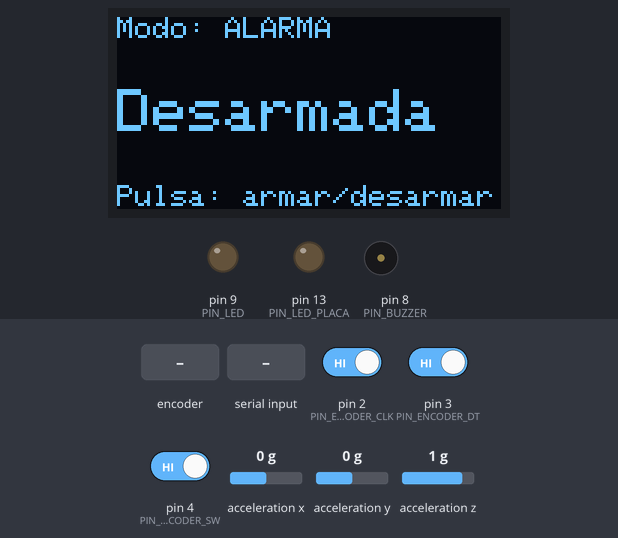
Bench run of a sketch on a simulated Arduino Mega 2560, built with avr-gcc and run on an emulated ATmega2560. Parts: 128×64 one-colour display, output pins drawn as LEDs (lit = HIGH), buzzer (waves = sounding). Wiring (inferred from the names in the program): MPU-6050 motion sensor at I2C address 0x68. Dashed ring = blinking. The test bench sets the inputs (shaded band); at power-on: pin 4 (PIN_ENCODER_SW) HIGH, acceleration x 0 g, pin 2 (PIN_ENCODER_CLK) HIGH, pin 3 (PIN_ENCODER_DT) HIGH, acceleration y 0 g, acceleration z 1 g. What the sketch prints to the serial monitor is not drawn.

Above: at 1.2 s.
1.3 s: rotary encoder on pin 2 (PIN_ENCODER_CLK) / pin 3 (PIN_ENCODER_DT) turned 3 steps (first pin leading)
At 1.64 s:
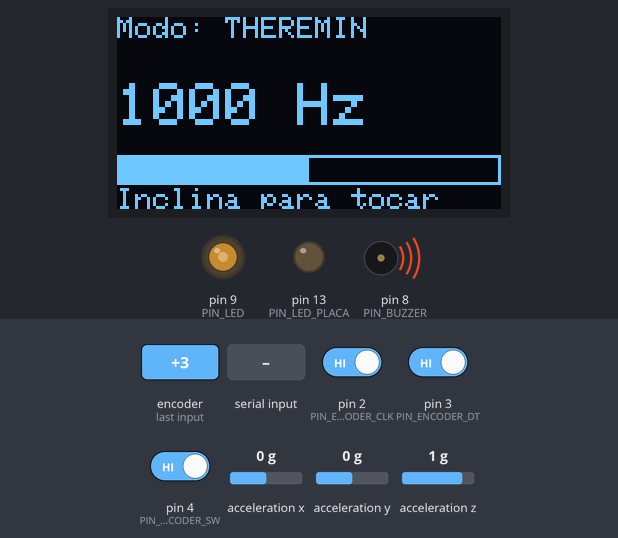
3.4 s: pin 4 (PIN_ENCODER_SW) driven LOW
At 4.06 s:
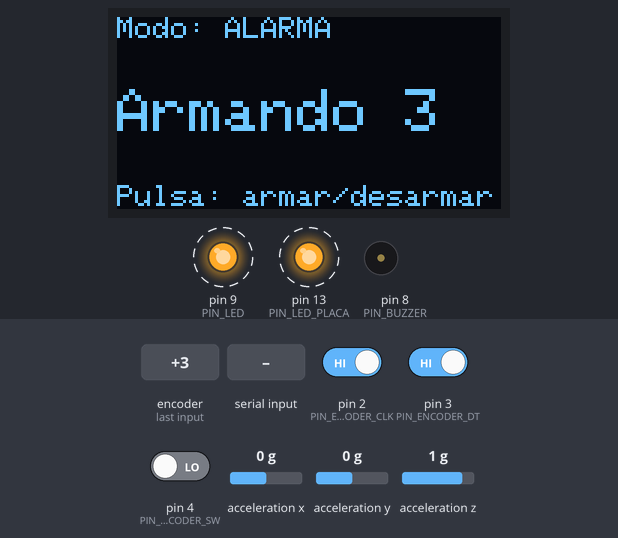
5.4 s: rotary encoder on pin 2 (PIN_ENCODER_CLK) / pin 3 (PIN_ENCODER_DT) turned 2 steps (second pin leading)
At 6.9 s:
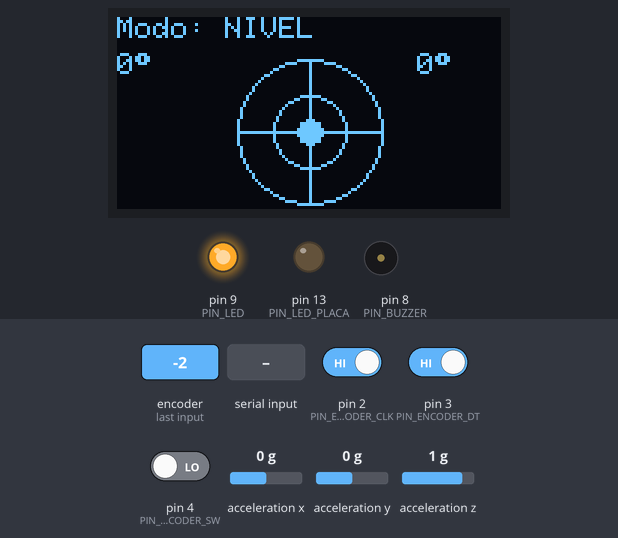
7.3 s: acceleration x set to -1.4 g
At 8.2 s:
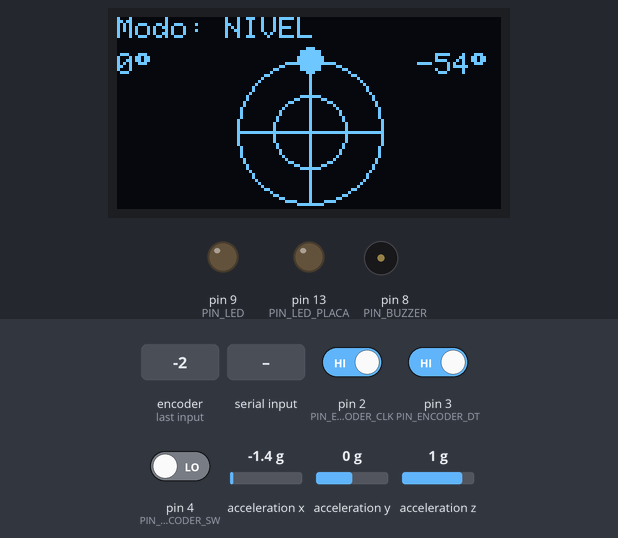
8.8 s: rotary encoder on pin 2 (PIN_ENCODER_CLK) / pin 3 (PIN_ENCODER_DT) turned 2 steps (second pin leading)
At 9.9 s:
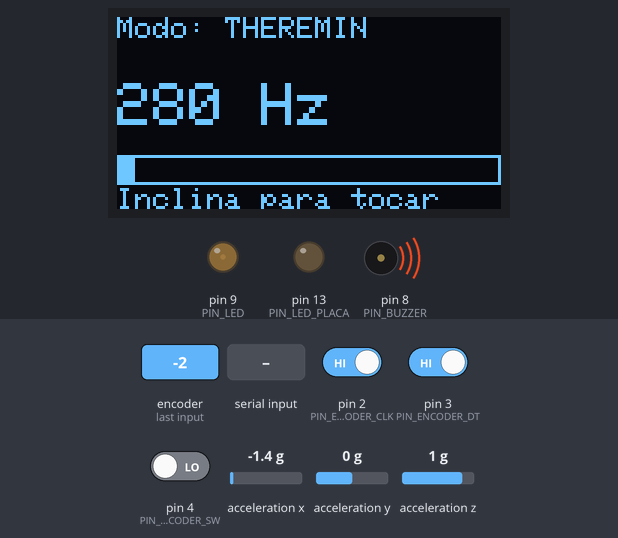
10.7 s: "P90\n" received over Serial
At 11.4 s:
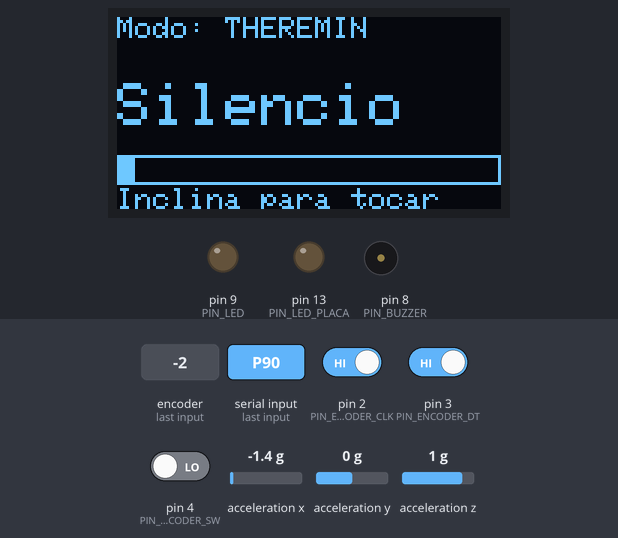
Timing chart, 0 to 13.2 s (numbered marks = the images above; inputs shaded):
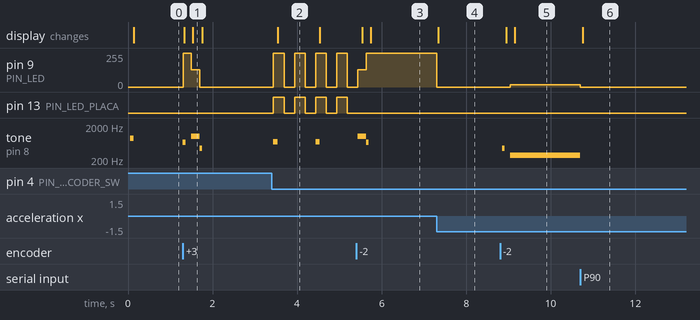

Measured:
- after the input at 1.3 s, pin 9 (PIN_LED): 0/255 → 255/255 at once, → 130/255 0.20 s later, → 0/255 0.20 s later; tone on pin 8 (PIN_BUZZER): plays 660 Hz for 0.06 s, 1000 Hz for 0.20 s, 440 Hz for 0.06 s, starting at once; the display: first changes at once (image 1 shows a later state)
- after the input at 3.4 s, pin 9 (PIN_LED): alternates 255/255 for 0.25 s and 0/255 for 0.25 s, starting at once; pin 13 (PIN_LED_PLACA): alternates HIGH for 0.25 s and LOW for 0.25 s, starting at once; tone on pin 8 (PIN_BUZZER): alternates 700 Hz for 0.10 s and silent for 0.90 s, starting at once; the display: changes after 0.14 s (image 2)
- after the input at 5.4 s, pin 13 (PIN_LED_PLACA): stops changing and stays LOW; the display: first changes after 0.14 s (image 3 shows a later state)
- after the input at 7.3 s, pin 9 (PIN_LED): 255/255 → 0/255 at once; the display: changes at once (image 4)
- after the input at 8.8 s, pin 9 (PIN_LED): 0/255 → 17/255 after 0.25 s; tone on pin 8 (PIN_BUZZER): silent → 440 Hz after 0.05 s, → silent 0.06 s later, → 280 Hz 0.14 s later; the display: first changes after 0.15 s (image 5 shows a later state)
- after the input at 10.7 s, pin 9 (PIN_LED): 17/255 → 0/255 at once; tone on pin 8 (PIN_BUZZER): 280 Hz → silent at once; the display: changes after 0.06 s (image 6)
- what the display in image 2 shows lasts 1.0 s, from 3.5 s to 4.5 s

The sketch:

mpu_multiusos.ino
```cpp
/*
 * mpu_multiusos.ino — Arduino MEGA 2560
 *
 * Tres proyectos en un solo sketch, usando el MPU-6050 (acelerómetro),
 * el buzzer pasivo, el encoder rotativo y la OLED (opcional):
 *
 *   MODO 0 — ALARMA 🚨   Vigila el movimiento. Pulsa el encoder para
 *            armarla: pita 3 segundos (tiempo de escape), memoriza la
 *            posición y, si alguien mueve el montaje, suena la sirena.
 *            Otra pulsación la desarma.
 *   MODO 1 — NIVEL 🫧    Nivel de burbuja digital: la burbuja se mueve en
 *            la pantalla según inclines el sensor. Pulsar = calibrar el
 *            cero (ponlo sobre una superficie plana y pulsa).
 *   MODO 2 — THEREMIN 🎵 El tono del buzzer cambia con la inclinación del
 *            sensor. Pulsar = silenciar/activar.
 *
 * GIRAR el encoder cambia de modo. La OLED muestra el modo actual; si no
 * hay pantalla el sketch sigue funcionando y lo cuenta por el monitor
 * serie (9600 baudios).
 *
 * Comandos serie (para usarlo SIN encoder, desde la CLI o el monitor):
 *   M0 / M1 / M2 -> cambia a ese modo (alarma / nivel / theremin)
 *   P            -> equivale a pulsar el boton del encoder
 *   ?            -> reenvia el modo actual
 * Cuando la alarma se dispara publica "EVENTO:ALARMA" cada 3 s — la CLI
 * del PC lo reconoce y hace sonar la alarma en el ordenador.
 *
 * Cableado (MEGA 2560):
 *   MPU-6050 (I2C, convive con la OLED en el mismo bus):
 *     VCC -> 5V   GND -> GND   SDA -> pin 20   SCL -> pin 21
 *     (XDA, XCL, AD0, INT sin conectar)
 *   Buzzer pasivo (opcional):
 *     S -> pin 8      - -> GND     (pin central: sin conectar)
 *   LED integrado de la placa (pin 13, el marcado "L"): parpadea con los
 *   estados de la alarma sin necesidad de cablear nada.
 *   LED "sirena visual" (opcional, para cuando no hay buzzer o esta roto):
 *     anodo (pata larga) -> resistencia 220 ohm -> pin 9
 *     catodo (pata corta) -> GND
 *     Alarma: parpadeo rapido al dispararse y destello de vigilancia.
 *     Nivel: LED fijo cuando esta nivelado (+-2 grados).
 *     Theremin: el brillo sigue la inclinacion.
 *   Encoder EC11:
 *     lado de 3 pines: A -> pin 2, C (centro) -> GND, B -> pin 3
 *     lado de 2 pines: uno -> pin 4, el otro -> GND
 *   OLED (opcional): VDD -> 5V, GND -> GND, SDA -> 20, SCK -> 21
 *
 * El MPU-6050 se lee directamente por I2C: NO necesita librería propia.
 * Librerías de pantalla: Adafruit GFX + Adafruit SH110X (o Adafruit
 * SSD1306 si comentas PANTALLA_SH1106).
 */

#include <Wire.h>
#include <Adafruit_GFX.h>
// --- Elige el chip de tu pantalla OLED ---
#define PANTALLA_SH1106

#ifdef PANTALLA_SH1106
#include <Adafruit_SH110X.h>
#else
#include <Adafruit_SSD1306.h>
#endif

// --- Pines ---
const uint8_t PIN_ENCODER_CLK = 2;
const uint8_t PIN_ENCODER_DT  = 3;
const uint8_t PIN_ENCODER_SW  = 4;
const uint8_t PIN_BUZZER      = 8;
const uint8_t PIN_LED         = 9;   // LED con resistencia de 220 ohm (opcional)
const uint8_t PIN_LED_PLACA   = LED_BUILTIN;   // LED "L" de la placa (pin 13)

// --- Pantalla ---
const uint8_t ANCHO_OLED = 128;
const uint8_t ALTO_OLED  = 64;
#ifdef PANTALLA_SH1106
Adafruit_SH1106G oled(ANCHO_OLED, ALTO_OLED, &Wire, -1);
#define COLOR_OLED SH110X_WHITE
#define COLOR_NEGRO SH110X_BLACK
#else
Adafruit_SSD1306 oled(ANCHO_OLED, ALTO_OLED, &Wire, -1);
#define COLOR_OLED SSD1306_WHITE
#define COLOR_NEGRO SSD1306_BLACK
#endif

bool iniciarOled() {
#ifdef PANTALLA_SH1106
  return oled.begin(0x3C, true);
#else
  return oled.begin(SSD1306_SWITCHCAPVCC, 0x3C);
#endif
}

// --- MPU-6050 por I2C directo ---
const uint8_t DIR_MPU = 0x68;
bool hayMpu = false;
bool hayOled = false;

// --- Modos ---
const uint8_t N_MODOS = 3;
const char* NOMBRE_MODO[N_MODOS] = {"ALARMA", "NIVEL", "THEREMIN"};
volatile int8_t giroPendiente = 0;   // lo alimenta la interrupción
uint8_t modo = 0;

// --- Estado de la alarma ---
enum EstadoAlarma { DESARMADA, ARMANDO, VIGILANDO, DISPARADA };
EstadoAlarma alarma = DESARMADA;
unsigned long inicioArmado = 0;
float baseX, baseY, baseZ;           // posición memorizada al armar
unsigned long ultimoEvento = 0;      // último "EVENTO:ALARMA" enviado
const float UMBRAL_ALARMA = 0.18;    // en g; súbelo si salta sola

// --- Nivel ---
float ceroPitch = 0, ceroRoll = 0;   // calibración del cero

// --- Theremin ---
bool silenciado = false;

// --- Botón del encoder (antirrebote) ---
bool lecturaEstable = HIGH, ultimaLectura = HIGH;
unsigned long ultimoCambioBoton = 0;
const unsigned long DEBOUNCE_MS = 40;

unsigned long ultimoRefresco = 0;
const unsigned long REFRESCO_MS = 100;

void setup() {
  Serial.begin(9600);
  Wire.begin();

  pinMode(PIN_ENCODER_CLK, INPUT_PULLUP);
  pinMode(PIN_ENCODER_DT, INPUT_PULLUP);
  pinMode(PIN_ENCODER_SW, INPUT_PULLUP);
  pinMode(PIN_BUZZER, OUTPUT);
  pinMode(PIN_LED, OUTPUT);
  pinMode(PIN_LED_PLACA, OUTPUT);
  attachInterrupt(digitalPinToInterrupt(PIN_ENCODER_CLK), leerEncoder, FALLING);

  hayOled = iniciarOled();
  if (!hayOled) {
    Serial.println(F("Aviso: sin OLED (el sketch sigue por el monitor serie)."));
  }

  hayMpu = despertarMpu();
  if (!hayMpu) {
    Serial.println(F("Aviso: no responde el MPU-6050 en 0x68. Revisa "
                     "VCC/GND/SDA(20)/SCL(21) y las soldaduras de los pines."));
  }

  Serial.println(F("Multiusos listo. Gira el encoder: cambia de modo. "
                   "Pulsa: accion del modo."));
  anunciarModo();
  pitido(880, 80);                   // saludo
}

void loop() {
  atenderGiro();
  atenderBoton();
  leerSerie();

  switch (modo) {
    case 0: correrAlarma(); break;
    case 1: correrNivel(); break;
    case 2: correrTheremin(); break;
  }

  if (millis() - ultimoRefresco >= REFRESCO_MS) {
    ultimoRefresco = millis();
    dibujarPantalla();
  }
}

// ------------------------------------------------------------ encoder
void leerEncoder() {
  giroPendiente += (digitalRead(PIN_ENCODER_DT) == HIGH) ? 1 : -1;
}

void atenderGiro() {
  if (giroPendiente == 0) {
    return;
  }
  noInterrupts();
  int8_t giro = giroPendiente;
  giroPendiente = 0;
  interrupts();

  cambiarModo((modo + N_MODOS + (giro > 0 ? 1 : N_MODOS - 1)) % N_MODOS);
}

void cambiarModo(uint8_t nuevo) {
  modo = nuevo % N_MODOS;
  noTone(PIN_BUZZER);                // corta lo que sonara del modo anterior
  ledsAlarma(LOW);
  alarma = DESARMADA;                // cambiar de modo desarma por seguridad
  anunciarModo();
  pitido(440 + 220 * modo, 60);      // tono distinto por modo
}

// Comandos desde la CLI del PC (o el monitor serie): permiten manejar
// los modos sin tener el encoder conectado.
void leerSerie() {
  while (Serial.available() > 0) {
    char c = Serial.read();
    if (c == 'M' || c == 'm') {
      unsigned long inicio = millis();
      while (Serial.available() == 0 && millis() - inicio < 50) {}
      if (Serial.available() > 0) {
        char d = Serial.read();
        if (d >= '0' && d < '0' + N_MODOS) {
          cambiarModo(d - '0');
        }
      }
    } else if (c == 'P' || c == 'p') {
      accionDelModo();               // como pulsar el boton del encoder
    } else if (c == '?') {
      anunciarModo();
    }
  }
}

void anunciarModo() {
  Serial.print(F("MODO:"));
  Serial.print(modo);
  Serial.print(' ');
  Serial.println(NOMBRE_MODO[modo]);
}

void atenderBoton() {
  bool lectura = digitalRead(PIN_ENCODER_SW);
  if (lectura != ultimaLectura) {
    ultimoCambioBoton = millis();
    ultimaLectura = lectura;
  }
  if (millis() - ultimoCambioBoton > DEBOUNCE_MS && lectura != lecturaEstable) {
    lecturaEstable = lectura;
    if (lecturaEstable == LOW) {
      accionDelModo();
    }
  }
}

void accionDelModo() {
  switch (modo) {
    case 0:                          // alarma: armar / desarmar
      if (alarma == DESARMADA) {
        alarma = ARMANDO;
        inicioArmado = millis();
        Serial.println(F("ALARMA: armando (3 s para retirarte)..."));
      } else {
        alarma = DESARMADA;
        noTone(PIN_BUZZER);
        ledsAlarma(LOW);
        Serial.println(F("ALARMA: desarmada."));
        pitido(600, 100);
      }
      break;
    case 1:                          // nivel: calibrar el cero
      if (hayMpu) {
        float p, r;
        leerInclinacion(p, r);
        ceroPitch = p;
        ceroRoll = r;
        Serial.println(F("NIVEL: cero calibrado."));
        pitido(1000, 60);
      }
      break;
    case 2:                          // theremin: silenciar
      silenciado = !silenciado;
      if (silenciado) {
        noTone(PIN_BUZZER);
      }
      Serial.println(silenciado ? F("THEREMIN: silencio.")
                                : F("THEREMIN: sonando."));
      break;
  }
}

// ---------------------------------------------------------------- MPU
bool despertarMpu() {
  Wire.beginTransmission(DIR_MPU);
  Wire.write(0x6B);                  // registro PWR_MGMT_1
  Wire.write(0);                     // despertar (sale del modo sleep)
  return Wire.endTransmission() == 0;
}

// Aceleración en g (la gravedad marca quién está "abajo")
bool leerAcelG(float& ax, float& ay, float& az) {
  Wire.beginTransmission(DIR_MPU);
  Wire.write(0x3B);                  // primer registro del acelerómetro
  if (Wire.endTransmission(false) != 0) {
    return false;
  }
  if (Wire.requestFrom(DIR_MPU, (uint8_t)6) != 6) {
    return false;
  }
  int16_t x = (Wire.read() << 8) | Wire.read();
  int16_t y = (Wire.read() << 8) | Wire.read();
  int16_t z = (Wire.read() << 8) | Wire.read();
  ax = x / 16384.0;
  ay = y / 16384.0;
  az = z / 16384.0;
  return true;
}

// Inclinación en grados a partir de la gravedad
void leerInclinacion(float& pitch, float& roll) {
  float ax, ay, az;
  if (!leerAcelG(ax, ay, az)) {
    pitch = roll = 0;
    return;
  }
  pitch = atan2(ax, sqrt(ay * ay + az * az)) * 180.0 / PI;
  roll  = atan2(ay, sqrt(ax * ax + az * az)) * 180.0 / PI;
}

// --------------------------------------------------------------- nivel
void correrNivel() {
  if (!hayMpu) {
    return;
  }
  float pitch, roll;
  leerInclinacion(pitch, roll);
  bool nivelado = fabs(pitch - ceroPitch) < 2 && fabs(roll - ceroRoll) < 2;
  digitalWrite(PIN_LED, nivelado);   // LED fijo = superficie nivelada
}

// -------------------------------------------------------------- alarma
void correrAlarma() {
  if (!hayMpu || alarma == DESARMADA) {
    return;
  }

  if (alarma == ARMANDO) {
    // pitidos de cuenta atrás y, a los 3 s, memorizar la posición
    if ((millis() - inicioArmado) % 1000 < 60) {
      tone(PIN_BUZZER, 700, 50);
    }
    ledsAlarma((millis() - inicioArmado) % 500 < 250);
    if (millis() - inicioArmado >= 3000) {
      leerAcelG(baseX, baseY, baseZ);
      alarma = VIGILANDO;
      Serial.println(F("ALARMA: vigilando."));
      pitido(1200, 150);
    }
    return;
  }

  if (alarma == VIGILANDO) {
    // destello corto cada 2 s: "estoy vigilando"
    ledsAlarma(millis() % 2000 < 60);
    float ax, ay, az;
    if (!leerAcelG(ax, ay, az)) {
      return;
    }
    float delta = fabs(ax - baseX) + fabs(ay - baseY) + fabs(az - baseZ);
    if (delta > UMBRAL_ALARMA) {
      alarma = DISPARADA;
      ultimoEvento = 0;              // publica el evento inmediatamente
      Serial.println(F("ALARMA: MOVIMIENTO DETECTADO!"));
    }
    return;
  }

  // DISPARADA: sirena de dos tonos (si hay buzzer), LED a destellos
  // rapidos (sirena visual) y evento serie cada 3 s para que el PC
  // tambien suene, hasta que pulsen el boton (o llegue una P)
  if (millis() - ultimoEvento >= 3000) {
    ultimoEvento = millis();
    Serial.println(F("EVENTO:ALARMA"));
  }
  tone(PIN_BUZZER, (millis() % 300 < 150) ? 800 : 1200);
  ledsAlarma(millis() % 160 < 80);
}

// ------------------------------------------------------------ theremin
void correrTheremin() {
  if (!hayMpu || silenciado) {
    analogWrite(PIN_LED, 0);
    return;
  }
  float pitch, roll;
  leerInclinacion(pitch, roll);
  // -60..60 grados -> 200..1800 Hz
  int frecuencia = map((int)constrain(pitch, -60, 60), -60, 60, 200, 1800);
  tone(PIN_BUZZER, frecuencia);
  // sin buzzer tambien se "ve" la nota: el brillo del LED sigue el tono
  analogWrite(PIN_LED, map(frecuencia, 200, 1800, 5, 255));
}

// Los avisos de la alarma salen por el LED externo y el de la placa a la vez
void ledsAlarma(bool encendido) {
  digitalWrite(PIN_LED, encendido);
  digitalWrite(PIN_LED_PLACA, encendido);
}

void pitido(int frecuencia, int ms) {
  tone(PIN_BUZZER, frecuencia, ms);
}

// ------------------------------------------------------------ pantalla
void dibujarPantalla() {
  if (!hayOled) {
    // Sin pantalla: en modo nivel, contar la inclinación por el serie
    static unsigned long ultimoTexto = 0;
    if (modo == 1 && hayMpu && millis() - ultimoTexto > 1000) {
      ultimoTexto = millis();
      float p, r;
      leerInclinacion(p, r);
      Serial.print(F("NIVEL pitch:"));
      Serial.print(p - ceroPitch, 1);
      Serial.print(F(" roll:"));
      Serial.println(r - ceroRoll, 1);
    }
    return;
  }

  oled.clearDisplay();
  oled.setTextColor(COLOR_OLED);
  oled.setTextSize(1);
  oled.setCursor(0, 0);
  oled.print(F("Modo: "));
  oled.println(NOMBRE_MODO[modo]);

  if (!hayMpu) {
    oled.setCursor(0, 24);
    oled.println(F("Sin MPU-6050 (0x68)"));
    oled.println(F("Revisa cables/pines"));
    oled.display();
    return;
  }

  switch (modo) {
    case 0: pantallaAlarma(); break;
    case 1: pantallaNivel(); break;
    case 2: pantallaTheremin(); break;
  }
  oled.display();
}

void pantallaAlarma() {
  oled.setTextSize(2);
  oled.setCursor(0, 24);
  switch (alarma) {
    case DESARMADA: oled.print(F("Desarmada")); break;
    case ARMANDO:   oled.print(F("Armando "));
                    oled.print(3 - (millis() - inicioArmado) / 1000); break;
    case VIGILANDO: oled.print(F("Vigilando")); break;
    case DISPARADA:
      // parpadeo invertido para que llame la atencion
      if (millis() % 400 < 200) {
        oled.fillRect(0, 16, ANCHO_OLED, 48, COLOR_OLED);
        oled.setTextColor(COLOR_NEGRO);
      }
      oled.setCursor(10, 30);
      oled.print(F("ALARMA!"));
      oled.setTextColor(COLOR_OLED);
      break;
  }
  oled.setTextSize(1);
  oled.setCursor(0, 56);
  oled.print(F("Pulsa: armar/desarmar"));
}

void pantallaNivel() {
  float pitch, roll;
  leerInclinacion(pitch, roll);
  pitch -= ceroPitch;
  roll -= ceroRoll;

  // Diana centrada con la burbuja; +-30 grados llegan al borde
  const int cx = 64, cy = 38, radio = 24;
  oled.drawCircle(cx, cy, radio, COLOR_OLED);
  oled.drawCircle(cx, cy, radio / 2, COLOR_OLED);
  oled.drawFastHLine(cx - radio, cy, radio * 2, COLOR_OLED);
  oled.drawFastVLine(cx, cy - radio, radio * 2, COLOR_OLED);

  int bx = cx + constrain(roll, -30, 30) * radio / 30;
  int by = cy + constrain(pitch, -30, 30) * radio / 30;
  oled.fillCircle(bx, by, 4, COLOR_OLED);

  oled.setCursor(0, 12);
  oled.print(roll, 0);
  oled.print((char)247);
  oled.setCursor(100, 12);
  oled.print(pitch, 0);
  oled.print((char)247);
}

void pantallaTheremin() {
  float pitch, roll;
  leerInclinacion(pitch, roll);
  int frecuencia = map((int)constrain(pitch, -60, 60), -60, 60, 200, 1800);

  oled.setTextSize(2);
  oled.setCursor(0, 22);
  if (silenciado) {
    oled.print(F("Silencio"));
  } else {
    oled.print(frecuencia);
    oled.print(F(" Hz"));
  }

  // Barra de frecuencia
  int ancho = map(frecuencia, 200, 1800, 0, ANCHO_OLED);
  oled.drawRect(0, 46, ANCHO_OLED, 10, COLOR_OLED);
  oled.fillRect(0, 46, ancho, 10, COLOR_OLED);

  oled.setTextSize(1);
  oled.setCursor(0, 57);
  oled.print(F("Inclina para tocar"));
}
```
